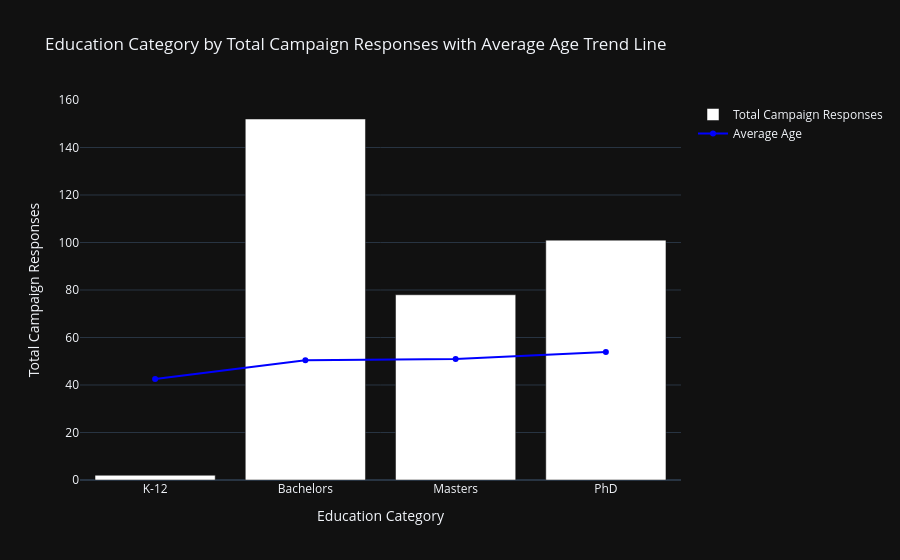

The code cell stored with this chart in its notebook:
### Code cell
#This bar chart displays the relationship between Education Category and Total Campaign Responses
#With Average age as the trend line

education_category_responses_summary = market_df.groupby('Education Category').agg({'Response': 'sum', 'Age': 'mean'}).reset_index()

custom_order = ['K-12', 'Bachelors', 'Masters', 'PhD']

order_map = {item: i for i, item in enumerate(custom_order)}

education_category_responses_summary = education_category_responses_summary.sort_values(by='Education Category', key=lambda x: x.map(order_map))

bar_chart = go.Bar(
    x=education_category_responses_summary['Education Category'],
    y=education_category_responses_summary['Response'],
    name='Total Campaign Responses',
    marker_color='white'
)


trendline = go.Scatter(
    x=education_category_responses_summary['Education Category'],
    y=education_category_responses_summary['Age'],
    mode='lines+markers',
    name='Average Age',
    line=dict(color='blue', width=2)
)


fig = go.Figure(data=[bar_chart, trendline])


fig.update_layout(

    title='Education Category by Total Campaign Responses with Average Age Trend Line',
    xaxis_title='Education Category',
    yaxis_title='Total Campaign Responses',
)

fig.show()

### Figure 1 — Plotly figure (JSON) as saved in the notebook; plotly's stock layout.template omitted (floating-point values rounded to 4 significant figures)
{"data": [{"marker": {"color": "white"}, "name": "Total Campaign Responses", "x": ["K-12", "Bachelors", "Masters", "PhD"], "y": [2, 152, 78, 101], "type": "bar"}, {"line": {"color": "blue", "width": 2}, "mode": "lines+markers", "name": "Average Age", "x": ["K-12", "Bachelors", "Masters", "PhD"], "y": [42.54, 50.38, 51.0, 53.85], "type": "scatter"}], "layout": {"title": {"text": "Education Category by Total Campaign Responses with Average Age Trend Line"}, "xaxis": {"title": {"text": "Education Category"}}, "yaxis": {"title": {"text": "Total Campaign Responses"}}}}
